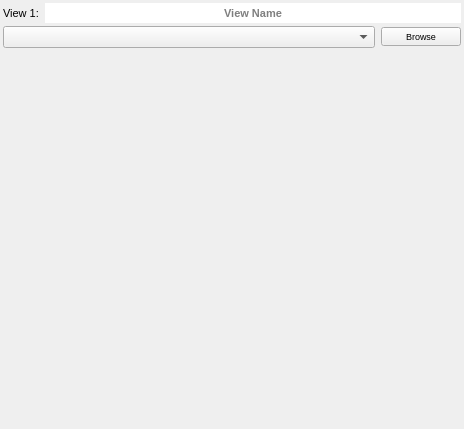
<?xml version="1.0" encoding="UTF-8"?>
<ui version="4.0">
 <class>Form</class>
 <widget class="QWidget" name="Form">
  <property name="geometry">
   <rect>
    <x>0</x>
    <y>0</y>
    <width>464</width>
    <height>429</height>
   </rect>
  </property>
  <property name="windowTitle">
   <string>Form</string>
  </property>
  <layout class="QVBoxLayout" name="verticalLayout">
   <property name="spacing">
    <number>3</number>
   </property>
   <property name="margin">
    <number>3</number>
   </property>
   <item>
    <widget class="QWidget" name="widget_2" native="true">
     <layout class="QHBoxLayout" name="horizontalLayout">
      <property name="margin">
       <number>0</number>
      </property>
      <item>
       <widget class="QLabel" name="label">
        <property name="font">
         <font>
          <pointsize>8</pointsize>
         </font>
        </property>
        <property name="text">
         <string>View 1:</string>
        </property>
       </widget>
      </item>
      <item>
       <widget class="QLineEdit" name="lineEdit">
        <property name="font">
         <font>
          <pointsize>8</pointsize>
          <weight>75</weight>
          <bold>true</bold>
         </font>
        </property>
        <property name="frame">
         <bool>false</bool>
        </property>
        <property name="alignment">
         <set>Qt::AlignCenter</set>
        </property>
        <property name="placeholderText">
         <string>View Name</string>
        </property>
       </widget>
      </item>
     </layout>
    </widget>
   </item>
   <item>
    <widget class="QWidget" name="widget_26" native="true">
     <layout class="QHBoxLayout" name="horizontalLayout_26">
      <property name="margin">
       <number>0</number>
      </property>
      <item>
       <widget class="QComboBox" name="selectRenderFile">
        <property name="sizePolicy">
         <sizepolicy hsizetype="Expanding" vsizetype="Fixed">
          <horstretch>0</horstretch>
          <verstretch>0</verstretch>
         </sizepolicy>
        </property>
        <property name="font">
         <font>
          <pointsize>7</pointsize>
         </font>
        </property>
        <property name="editable">
         <bool>false</bool>
        </property>
       </widget>
      </item>
      <item>
       <widget class="QPushButton" name="browseRenderFile">
        <property name="font">
         <font>
          <pointsize>7</pointsize>
         </font>
        </property>
        <property name="text">
         <string>Browse</string>
        </property>
       </widget>
      </item>
     </layout>
    </widget>
   </item>
   <item>
    <widget class="RenderWidget" name="render_widget" native="true">
     <property name="sizePolicy">
      <sizepolicy hsizetype="Expanding" vsizetype="Expanding">
       <horstretch>0</horstretch>
       <verstretch>0</verstretch>
      </sizepolicy>
     </property>
    </widget>
   </item>
  </layout>
 </widget>
 <customwidgets>
  <customwidget>
   <class>RenderWidget</class>
   <extends>QWidget</extends>
   <header>AcATaMa.gui.validation_render_widget</header>
   <container>1</container>
  </customwidget>
 </customwidgets>
 <resources/>
 <connections/>
</ui>
